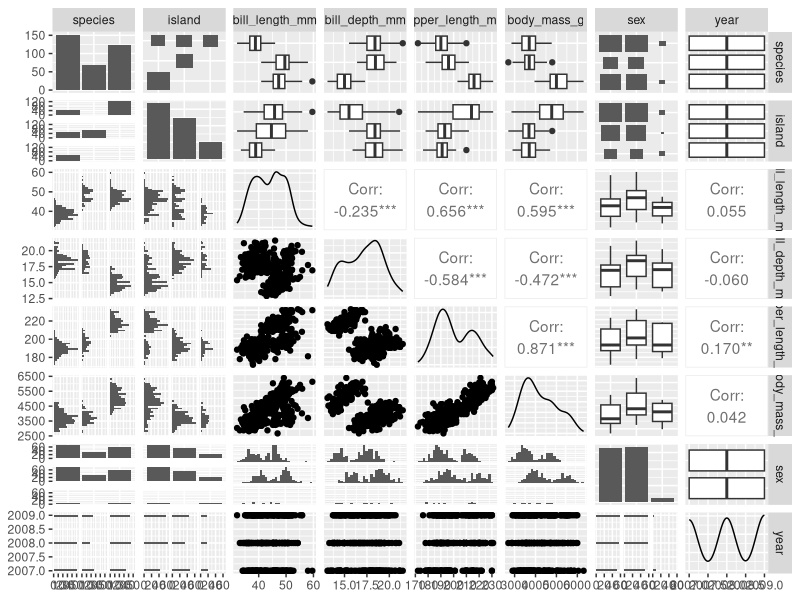
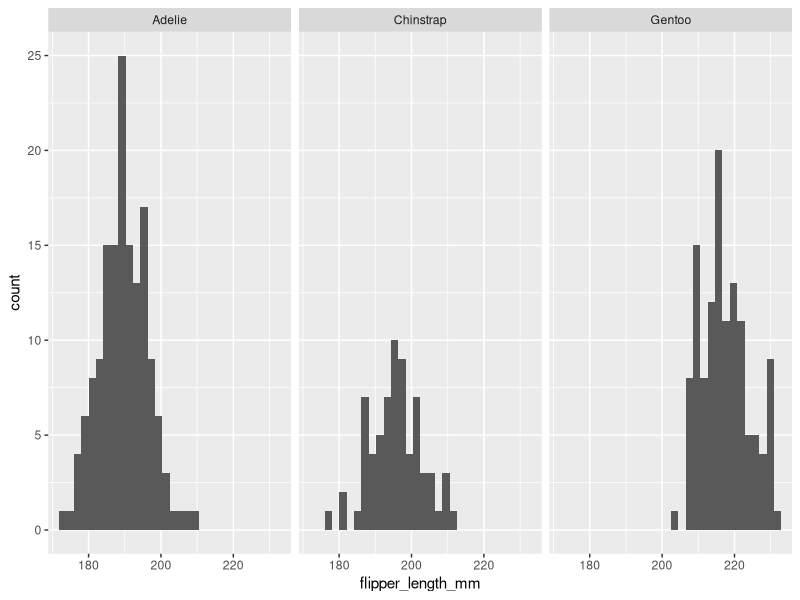
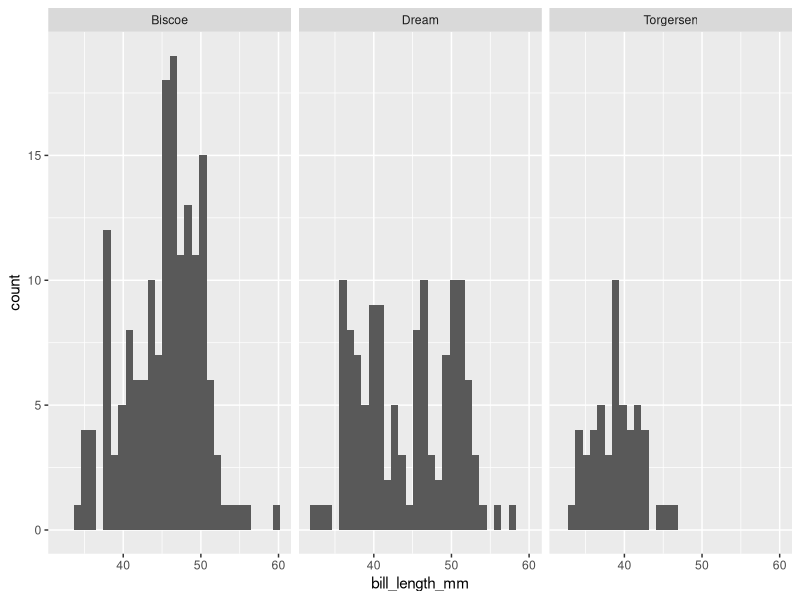

R code for these plots, in order:
## ---- chunk 1
knitr::opts_chunk$set(echo = TRUE)
library(GGally)
library(skimr)
library(palmerpenguins)
## ---- chunk 2
# Return the names of all variables
names(penguins)

# Dimensions
dim(penguins)

# Overall summary of the data
summary(penguins)

# Look at first six lines of data frame
head(penguins)

# Look at last six lines of data frame
tail(penguins)

# Use GGally::ggpairs()
GGally::ggpairs(penguins)

# Use skimr::skim()
skimr::skim(penguins)

# Histogram of flipper lengths
ggplot(data = penguins, aes(x = flipper_length_mm)) +
  geom_histogram() +
  facet_wrap(~species)

# Make a faceted histogram of penguin bill_length_mm, faceted by island
ggplot(data = penguins, aes(x = bill_length_mm)) +
  geom_histogram() + 
  facet_wrap(~island)
